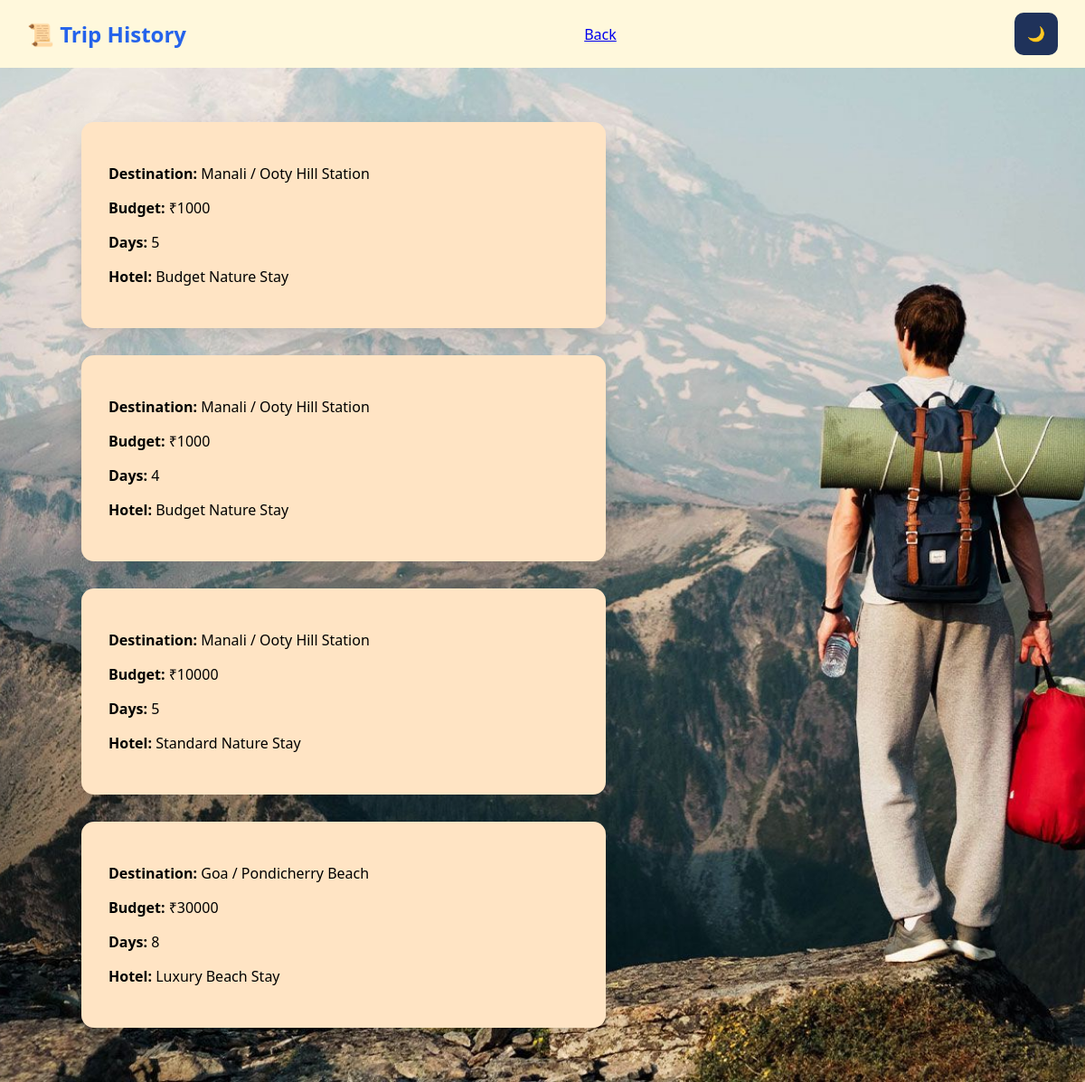
Screenshot of /history (signed in) with the database file from the repository.
### tables this page shows
CREATE TABLE trips (
            id INTEGER PRIMARY KEY AUTOINCREMENT,
            username TEXT,
            destination TEXT,
            budget INTEGER,
            days INTEGER,
            hotel TEXT,
            created_at TEXT
        );

### app.py (the view)
@app.route("/history")
def history():
    if "user" not in session:
        return redirect("/login")
    db = get_db()
    trips = db.execute(
        "SELECT destination, budget, days, hotel FROM trips WHERE username=?",
        (session["user"],)
    ).fetchall()
    db.close()
    return render_template("history.html", trips=trips)

### app.py (called while the page is built)
def get_db():
    conn = sqlite3.connect("database.db")
    conn.execute("""
        CREATE TABLE IF NOT EXISTS users (
            id INTEGER PRIMARY KEY AUTOINCREMENT,
            username TEXT UNIQUE,
            password TEXT,
            role TEXT,
            created_at TEXT,
            last_login TEXT
        )
    """)
    conn.execute("""
        CREATE TABLE IF NOT EXISTS trips (
            id INTEGER PRIMARY KEY AUTOINCREMENT,
            username TEXT,
            destination TEXT,
            budget INTEGER,
            days INTEGER,
            hotel TEXT,
            created_at TEXT
        )
    """)
    return conn

### templates/history.html (shortened to what this page needs)
<!DOCTYPE html>
<html>
<head>
    <link rel="stylesheet" href="/static/style.css">
</head>
<body>
<div class="navbar">
    <h2>📜 Trip History</h2>
    <a href="/dashboard">Back</a>
    <button onclick="toggleMode()" style="width:auto;">🌙</button>
</div>
<div class="container">
    {% for trip in trips %}
    <div class="card">
        <p><b>Destination:</b> {{ trip[0] }}</p>
        <p><b>Budget:</b> ₹{{ trip[1] }}</p>
        <p><b>Days:</b> {{ trip[2] }}</p>
        <p><b>Hotel:</b> {{ trip[3] }}</p>
    </div>
    {% endfor %}
</div>
</body>
</html>

### static/style.css (style rules this page uses)
body { margin: 0; font-family: 'Segoe UI', sans-serif; min-height: 100vh; background-color: #f4f6fb; }
.navbar { background-color: cornsilk; padding: 14px 30px; display: flex; justify-content: space-between; align-items: center; box-shadow: 0 2px 10px rgba(0,0,0,0.08); }
.navbar h2 { margin: 0; color: #2563eb; }
.container { padding: 30px 20px; background: url("./solo_travel_top-image.webp") no-repeat center center/cover; }
.card { background: white; padding: 30px; border-radius: 14px; max-width: 520px; margin: 30px auto; background-color: bisque; box-shadow: 0 10px 25px rgba(0,0,0,0.12); margin-left: 70px; }
button { background: #1f325a; color: white; border: none; padding: 14px; width: 100%; border-radius: 10px; font-size: 16px; }

### rows the page displays
trips: destination "Manali / Ooty Hill Station", budget "1000", days "5", hotel "Budget Nature Stay"
trips: destination "Manali / Ooty Hill Station", budget "1000", days "4", hotel "Budget Nature Stay"
trips: destination "Manali / Ooty Hill Station", budget "10000", days "5", hotel "Standard Nature Stay"
trips: destination "Goa / Pondicherry Beach", budget "30000", days "8", hotel "Luxury Beach Stay"
